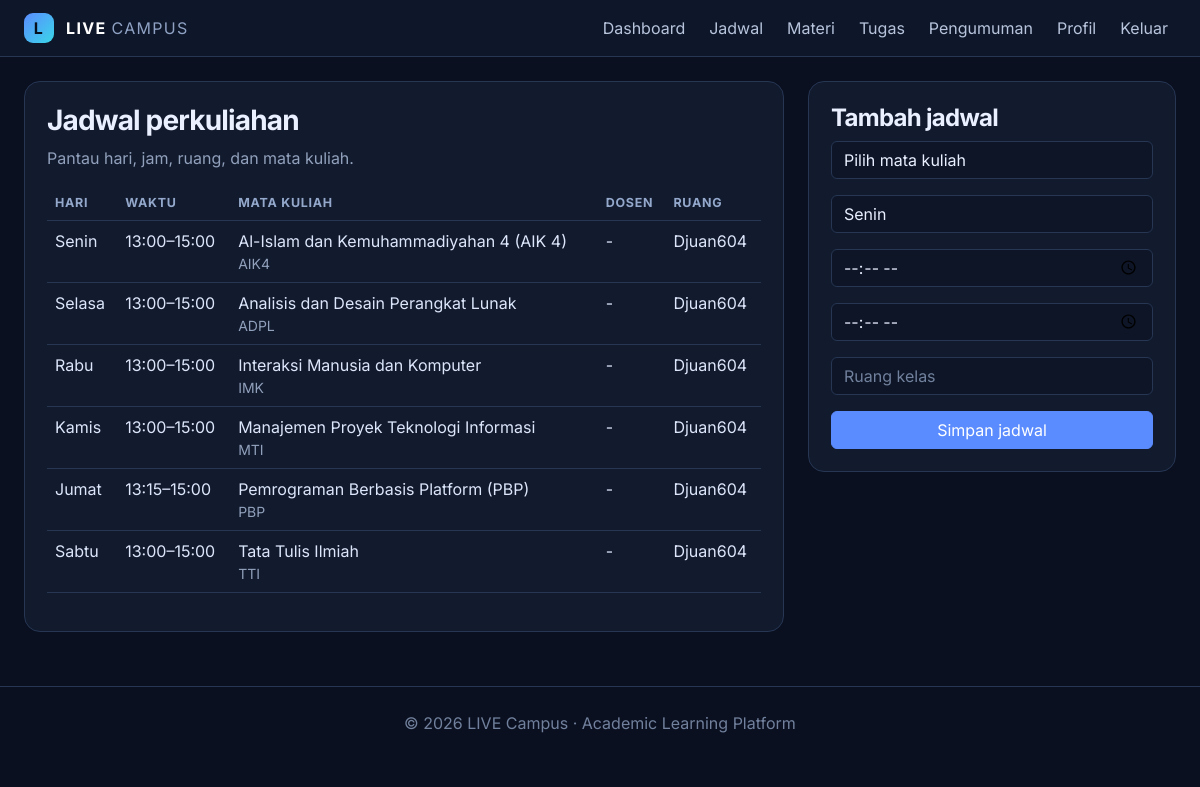
Screenshot of /jadwal.php (signed in) with the database file from the repository.
### tables this page shows
CREATE TABLE `jadwal` (
  `id` int(11) NOT NULL,
  `mata_kuliah_id` int(11) NOT NULL,
  `hari` enum('Senin','Selasa','Rabu','Kamis','Jumat','Sabtu') NOT NULL,
  `mulai` time NOT NULL,
  `selesai` time NOT NULL,
  `ruangan` varchar(60) NOT NULL
);

CREATE TABLE `mata_kuliah` (
  `id` int(11) NOT NULL,
  `kode` varchar(20) NOT NULL,
  `nama` varchar(120) NOT NULL,
  `dosen_id` int(11) DEFAULT NULL,
  `semester` tinyint(4) DEFAULT NULL
);

### config.php (called while the page is built, shortened)
<?php
function e($value) { return htmlspecialchars((string)$value, ENT_QUOTES, 'UTF-8'); }
function user() { return $_SESSION['user'] ?? null; }

### jadwal.php (the view, shortened to what this page needs)
<?php
require_once 'config.php';login_required();
$rows=$pdo->query("SELECT j.*,m.nama AS matkul,m.kode,u.nama AS dosen FROM jadwal j JOIN mata_kuliah m ON m.id=j.mata_kuliah_id LEFT JOIN users u ON u.id=m.dosen_id ORDER BY FIELD(hari,'Senin','Selasa','Rabu','Kamis','Jumat','Sabtu'),mulai")->fetchAll();
$mks=$pdo->query("SELECT id,nama FROM mata_kuliah ORDER BY nama")->fetchAll();$page_title='Jadwal kuliah';require 'includes/header.php'; ?>
<div class="row g-4"><div class="col-lg-8"><div class="panel"><h3>Jadwal perkuliahan</h3><p class="muted">Pantau hari, jam, ruang, dan mata kuliah.</p><div class="table-responsive"><table class="table"><thead><tr><th>Hari</th><th>Waktu</th><th>Mata kuliah</th><th>Dosen</th><th>Ruang</th></tr></thead><tbody><?php foreach($rows as $r): ?><tr><td><?= e($r['hari']) ?></td><td><?= substr($r['mulai'],0,5) ?>–<?= substr($r['selesai'],0,5) ?></td><td><?= e($r['matkul']) ?><div class="muted small"><?= e($r['kode']) ?></div></td><td><?= e($r['dosen']??'-') ?></td><td><?= e($r['ruangan']) ?></td></tr><?php endforeach; ?></tbody></table></div></div></div>
<?php if(in_array(user()['role'],['admin','dosen'])): ?><div class="col-lg-4"><div class="form-card"><h4>Tambah jadwal</h4><form method="post" class="d-grid gap-3"><select name="mk" class="form-select" required><option value="">Pilih mata kuliah</option><?php foreach($mks as $m): ?><option value="<?= $m['id'] ?>"><?= e($m['nama']) ?></option><?php endforeach; ?></select><select name="hari" class="form-select"><?php foreach(['Senin','Selasa','Rabu','Kamis','Jumat','Sabtu'] as $h): ?><option><?= $h ?></option><?php endforeach; ?></select><input type="time" name="mulai" class="form-control" required><input type="time" name="selesai" class="form-control" required><input name="ruangan" class="form-control" placeholder="Ruang kelas" required><button class="btn btn-primary">Simpan jadwal</button></form></div></div><?php endif; ?></div>
<?php require 'includes/footer.php'; ?>

### assets/style.css (style rules this page uses)
:root { --bg:#0b1020;--panel:#121a2e;--panel2:#18233b;--line:#263653;--muted:#91a0bb;--blue:#5b8cff;--cyan:#39d6e8 }
* { font-family:Inter,system-ui,sans-serif }
body { background:var(--bg);color:#eaf0ff;min-height:100vh }
.panel,.stat-card,.form-card { background:var(--panel);border:1px solid var(--line);border-radius:16px;padding:22px }
h1,h2,h3,h4 { font-weight:700;letter-spacing:-.03em }
.muted,.text-muted { color:var(--muted)!important }
.form-control,.form-select { background:#0d1527;border:1px solid var(--line);color:#eaf0ff }
.form-control::placeholder { color:#71809c }
.table { --bs-table-bg:transparent;--bs-table-color:#dce6fa;--bs-table-border-color:var(--line) }
.table thead th { color:#93a8cb;font-size:.78rem;text-transform:uppercase;letter-spacing:.06em }
.btn-primary { background:var(--blue);border-color:var(--blue) }
.btn { position: relative; overflow: hidden; cursor: pointer; transition: transform .28s ease, box-shadow .28s ease, background .28s ease; }
.btn::before { content: ""; position: absolute; top: 0; left: -130%; width: 65%; height: 100%; background: linear-gradient(110deg, transparent, rgba(255,255,255,.38), transparent); transform: skewX(-24deg); transition: left .6s ease; pointer-events: none; }

### rows the page displays
jadwal: hari "Senin", mulai "13:00", selesai "15:00", mata_kuliah.nama "Al-Islam dan Kemuhammadiyahan 4 (AIK 4)", mata_kuliah.kode "AIK4", dosen "-", ruangan "Djuan604"
jadwal: hari "Selasa", mulai "13:00", selesai "15:00", mata_kuliah.nama "Analisis dan Desain Perangkat Lunak", mata_kuliah.kode "ADPL", dosen "-", ruangan "Djuan604"
jadwal: hari "Rabu", mulai "13:00", selesai "15:00", mata_kuliah.nama "Interaksi Manusia dan Komputer", mata_kuliah.kode "IMK", dosen "-", ruangan "Djuan604"
jadwal: hari "Kamis", mulai "13:00", selesai "15:00", mata_kuliah.nama "Manajemen Proyek Teknologi Informasi", mata_kuliah.kode "MTI", dosen "-", ruangan "Djuan604"
jadwal: hari "Jumat", mulai "13:15", selesai "15:00", mata_kuliah.nama "Pemrograman Berbasis Platform (PBP)", mata_kuliah.kode "PBP", dosen "-", ruangan "Djuan604"
jadwal: hari "Sabtu", mulai "13:00", selesai "15:00", mata_kuliah.nama "Tata Tulis Ilmiah", mata_kuliah.kode "TTI", dosen "-", ruangan "Djuan604"

### other values shown
form field hari "Senin"
